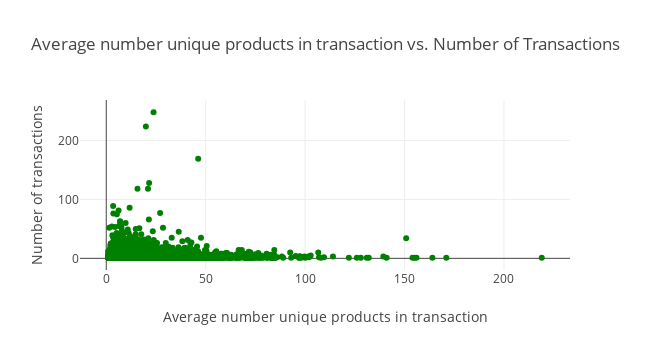

The code cell stored with this chart in its notebook:
### Markdown cell above
We now have the `Average number unique products in transaction` and `Number of transactions` for individual customers. A question that may come up: are these two features correlated? We can get a visual gut check with the scatterplot below:

### Code cell
trace1 = go.Scatter(
    x=temp2["Average number unique products in transaction"],
    y=temp2["Number of transactions"],
    marker = dict(
        color = 'green',
    ),
    mode="markers"
)

data = [trace1]

layout = go.Layout(
    showlegend=False,
    width=650,
    height=350,
    title="Average number unique products in transaction vs. Number of Transactions",
    xaxis=dict(title="Average number unique products in transaction"),
    yaxis=dict(title="Number of transactions")
)

fig = go.Figure(data=data, layout=layout)

plotly.offline.iplot(fig)
# html_fig = plotly.io.to_html(fig, include_plotlyjs=True)
# display(HTML(html_fig))

### Figure 1 — Plotly figure (JSON) as saved in the notebook; plotly's stock layout.template omitted (floating-point values rounded to 4 significant figures; data arrays with more than 128 entries replaced by an {"elided": "..."} marker saying what was removed)
{"data": [{"marker": {"color": "green"}, "mode": "markers", "type": "scatter", "uid": "aa2aeb1d-e656-4234-bcb9-8595c46ea199", "x": {"elided": "4372 float values"}, "y": {"elided": "4372 int values"}}], "layout": {"height": 350, "showlegend": false, "title": {"text": "Average number unique products in transaction vs. Number of Transactions"}, "width": 650, "xaxis": {"title": {"text": "Average number unique products in transaction"}}, "yaxis": {"title": {"text": "Number of transactions"}}}}
